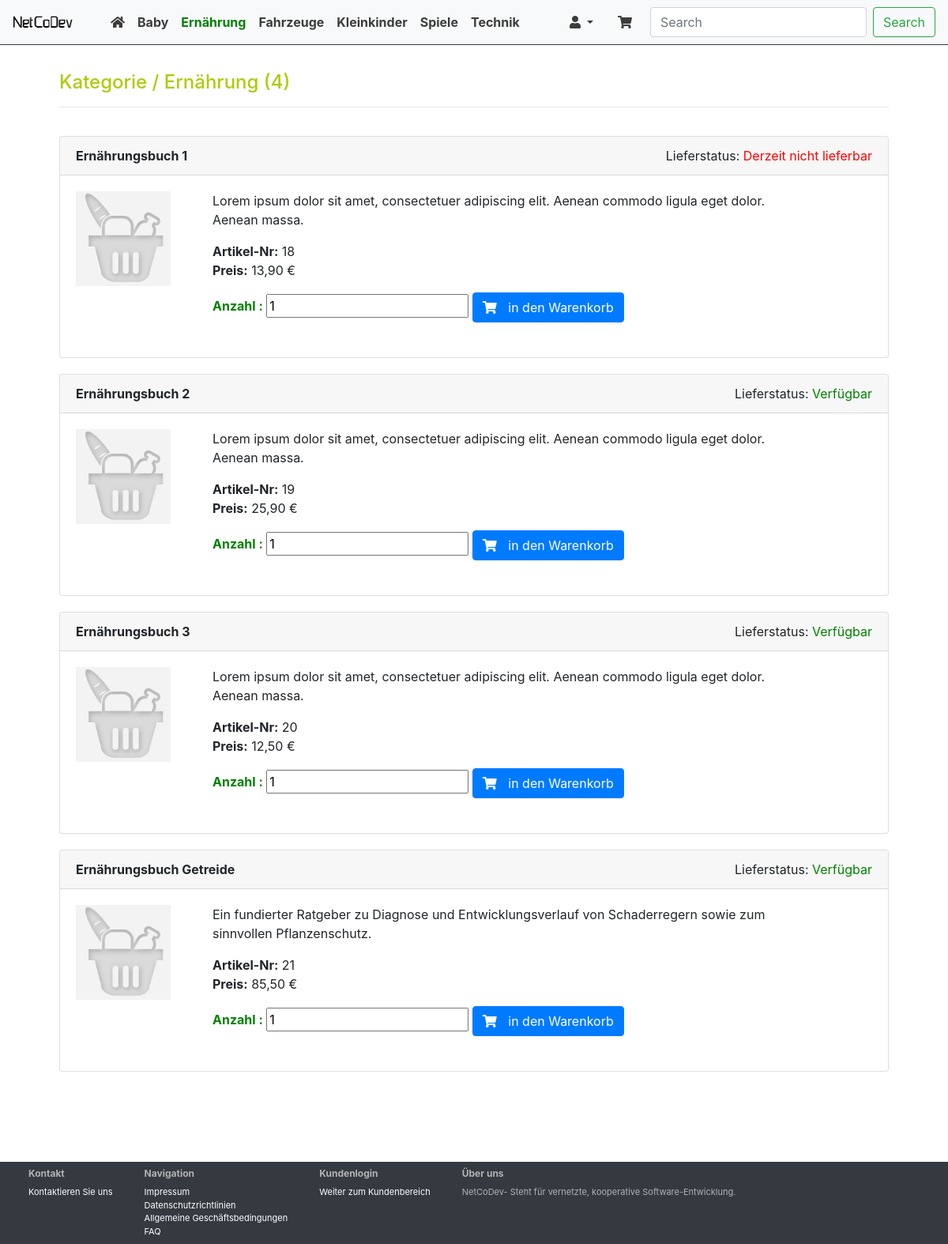
Page /index.php?rt=article&cat=6 on the earlier database version.
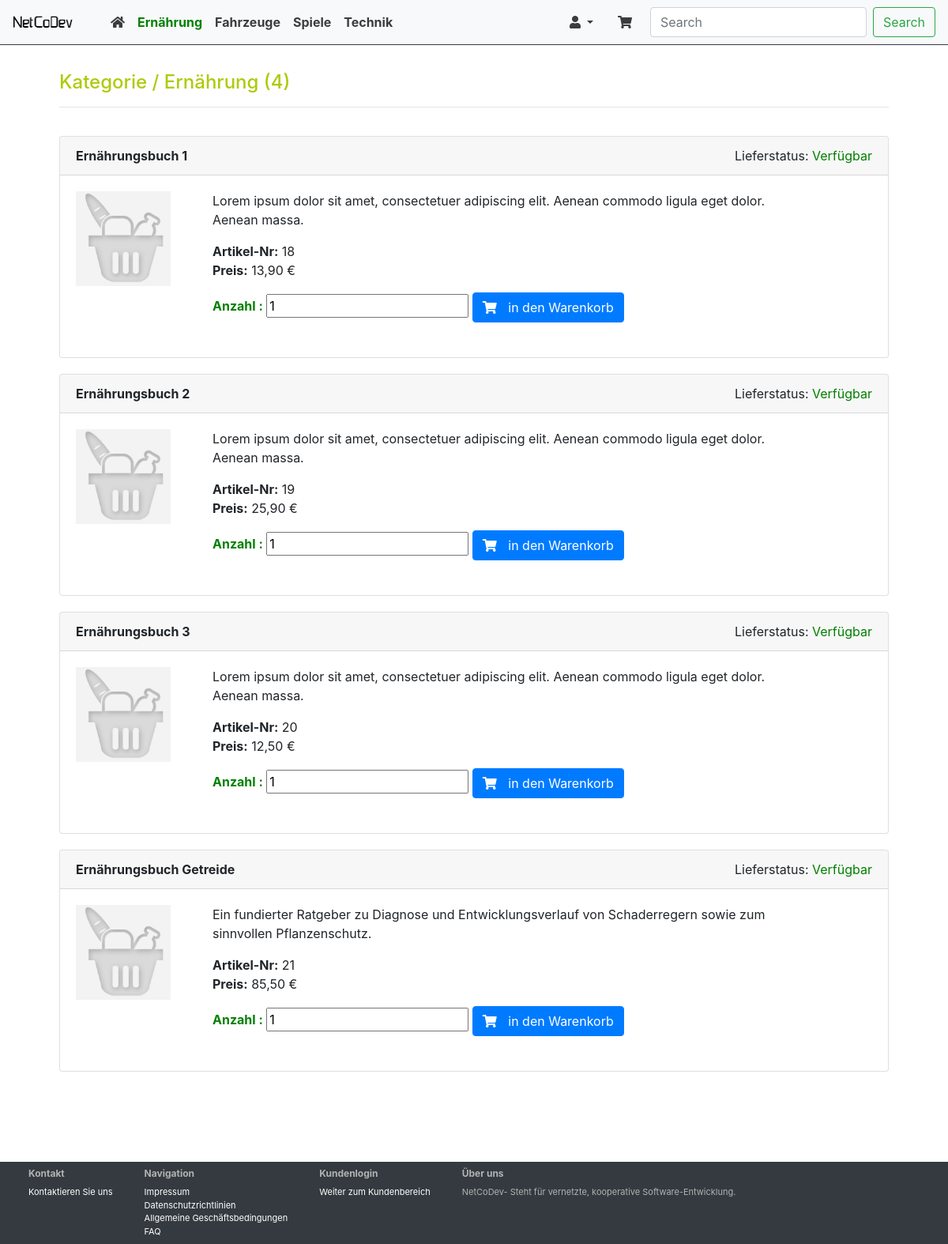
Same page on the later database version.
### tables this page shows
CREATE TABLE `categories` (
  `id` int(11) NOT NULL,
  `cat_name` varchar(250) NOT NULL,
  `description` text NOT NULL
);

CREATE TABLE `articles` (
  `id` int(11) NOT NULL,
  `article_name` varchar(100) NOT NULL,
  `article_description` varchar(150) NOT NULL,
  `price` decimal(10,2) NOT NULL,
  `image_url` varchar(250) NOT NULL,
  `delivery_status` int(1) NOT NULL DEFAULT '1'
);

### app/config/appConfig.php (called while the page is built, shortened)
<?php
$appConfig = [];
$appConfig['route'] = [
    'public' => [
        'home',
        'login',
        'logout',
        'article',
        'shopcart',
        'order',
        'aboutUs',
        'contact',
    ],
    'private' => [
        'payment',
        'profil',
    ],
    'admin' => [
        'shop',
        'user',
    ],
    'redirect' => [
        'payment' => 'login'
    ],
    'shopFallBack' => [
        'payment',
        'order'
    ],
    'fallback' => 'home',
];
$appConfig['view'] = [
    'url' => 'http://localhost/shop-dummy/index.php',
    'title' => 'NetCoDev / SHOP-Dummy',
    'appTpl' => 'app.tpl'
];
$appConfig['validation'] = [
    'login' => [
        'required' => ['email', 'pass']
    ],
    'articles' => [
        'required' => ['id', 'cat_id', 'article_name', 'article_description', 'price'],
        'optional' => ['image_url', 'delivery_status', 'cat_name', 'description'],
    ],
    'categories' => [
        'required' => ['cat_name', 'description'],
    ],
    'user_order' => [
        'required' => ['user_id', 'payment_type', 'order_price'],
    ],
    'user_order_article' => [
        'required' => ['user_order_id', 'article_id', 'article_price', 'amount'],
    ],
    'articles_map' => [
        'required' => ['article_id', 'cat_id'],
    ],
    'profil' => [
        'required' => ['id', 'email'],
    ],
];

### app/core/AppConfig.php (called while the page is built, shortened)
<?php
class AppConfig
{
    private static $config;
    public static function setConfig ($config)
    {
        self::$config = $config;
    }
    public static function getConfig ($configId = '', $props = [])
    {
        $result = self::$config;
        if (!empty($configId) && isset(self::$config[$configId])) {
            $result = self::$config[$configId];
        }
        return $result;
    }
}

### app/controller/RouteController.php (called while the page is built, shortened)
<?php
class RouteController
{
    private static $instance;
    private $routeUrl;
    private $route;
    private $request;
    private $config;
    public function __construct ()
    {
        $this->config =  AppConfig::getConfig();
        $this->routeUrl = $this->config['view']['url'];
        $this->route = '';
        $this->request = '';
    }
    public static function get_instance()
    {
        if( ! isset(self::$instance)){
            self::$instance = new RouteController();
        }
        return self::$instance;
    }
    public function isRequest ()
    {
        return (empty($this->request)) ? false : true;
    }
    public function setRoute ()
    {
        $route = (isset($_GET['rt']) && !empty(trim($_GET['rt']))) ? trim($_GET['rt']) : $this->config['route']['fallback'];
        $route = $this->getShopRoute($route);
        if ($route !== $this->config['route']['fallback']) {
            if (in_array($route, $this->config['route']['public'])) {
                $route = $this->getPublicRoute($route);
            } elseif (in_array($route, $this->config['route']['private'])) {
                $route = $this->getPrivateRoute($route);
            } elseif (in_array($route, $this->config['route']['admin'])) {
                $route = $this->getAdminRoute($route);
            } else {
                AppRedirect::setHeader($this->routeUrl);
            }
        }
        $this->route = $route;
    }
    public function setRequest ()
    {
        $this->request = (isset($_GET['rq']) && !empty(trim($_GET['rq']))) ? trim($_GET['rq']) : '';
    }
    private function setControllerAct ($controllerClass, $controllerInstance)
    {
        $act = (isset($_GET['act'])) ? 'set' . ucFirst(trim($_GET['act'])) : '';
    }
    public function getRoute ()
    {
        return $this->route;
    }
    public function getRouteController ()
    {
        $controllerClass = ucfirst($this->route).'Controller';
        $controllerInstance = new $controllerClass();
        return $controllerInstance;
    }
    private function getShopRoute ($route)
    {
        return $route;
    }
    private function getPublicRoute ($route)
    {
        return $route;
    }
}

### app/core/BaseView.php (called while the page is built)
<?php
class BaseView
{
    private static $instance;
    private $view;
    public function __construct () {
        $this->view = AppConfig::getConfig('view');
    }
    public static function get_instance(){
        if( ! isset(self::$instance)){self::$instance = new BaseView();}
        return self::$instance;
    }
    public function setView ($model)
    {
        if (is_array($model) && !empty($model)) {
            foreach($model as $key => $val) {
                $this->view[$key] = $val;
            }
        }
    }
    public function getView ()
    {
        return $this->view;
    }
}

### app/core/PDOHandler.php (called while the page is built, shortened)
<?php
 class PDOHandler
 {
    private static $instance;
    public function __construct () {
        try {
            $this->DB = new PDO(
                "mysql:host=".DB_HOST.";dbname=".DB_NAME.";charset=utf8",
                DB_USER,
                DB_PASS,
                array(PDO::MYSQL_ATTR_INIT_COMMAND => "SET NAMES 'utf8'")
            );
        } catch (PDOException $e)
        {
            $this->error[] = $e->getMessage();
        }
    }
    public static function get_instance(){
        if( ! isset(self::$instance)){self::$instance = new PDOHandler();}
        return self::$instance;
    }
 }

### app/controller/IndexController.php (called while the page is built, shortened)
<?php
class IndexController
{
    private static $instance;
    private $RouteController;
    private $View;
    private $CatModel;
    public function __construct ($appConfig)
    {
        $this->RouteController = RouteController::get_instance();
        $this->View = BaseView::get_instance();
        $this->CatModel = new CategoriesModel();
    }
    public static function get_instance($appConfig)
    {
        if( ! isset(self::$instance)){self::$instance = new IndexController($appConfig);}
        return self::$instance;
    }
    public function setRouteController ()
    {
        $this->RouteController->setRoute();
        $this->RouteController->setRequest();
        if ($this->RouteController->isRequest()) {
            return false;
        } else {
            $Controller = $this->RouteController->getRouteController();
            $this->View->setView([
                "page" => $this->RouteController->getRoute(),
                "cats" => $this->CatModel->getCategories()
            ]);
            $this->View->setView($Controller->getView());
            return true;
        }
    }
    public function getView ()
    {
        return $this->View->getView();
    }
}

### app/core/BaseModel.php (called while the page is built, shortened)
<?php
class BaseModel extends PDOHandler
 {
    protected $modelDB;
    protected $mysqlConfig;
    public function __construct () {
        $this->modelDB = parent::get_instance();
        $this->mysqlConfig = AppConfig::getConfig('mysql');
    }
    private function getConfigQuery ($sql, $queryId)
    {
        $result = '';
        if (isset($this->mysqlConfig[$sql][$queryId])) {
            $result = $this->mysqlConfig[$sql][$queryId];
        } elseif (!empty($sql) && empty($queryId)) {
            $result = $sql;
        }
        return $result;
    }
    protected function getQuery ($sql, $queryId = '', Array $bindParam=[], Bool $onlyOne = false)
    {
        $results = [];
        if (!$query = $this->getConfigQuery ($sql, $queryId)) {
            return $results;
        }
        try {
            $stat = $this->modelDB->DB->prepare($query);
            if (!empty($bindParam)) {
                $stat->execute($bindParam);
            } else {
                $stat->execute();
            }
            if ( (int) $stat->rowCount() > 0) {
                while($row = $stat->fetch(PDO::FETCH_ASSOC)) {
                    $results[] = $row;
                }
                if ($onlyOne ) {
                    $results = $results[0];
                }
            }
        } catch(PDOExecption $e) {
            $this->modelError[] = $e->getMessage();
        }
        return $results;
    }
 }

### app/model/CategoriesModel.php (called while the page is built, shortened)
<?php
class CategoriesModel extends BaseModel
{
    public function getCategories ()
    {
        return $this->getQuery("select", "categories");
    }
}

### app/core/AppSession.php (called while the page is built, shortened)
<?php
class AppSession
{
    public static function isUsersession ()
    {
        $isUserSession = false;
        return $isUserSession;
    }
    public static function hasValue ($key)
    {
        return (isset($_SESSION[$key]) && !empty($_SESSION[$key])) ? true : false;
    }
}

### app/controller/ArticleController.php (called while the page is built, shortened)
<?php
class ArticleController extends BaseController
{
    public function __construct ()
    {
        $this->Model = new ArticleModel();
        $articleCat = $this->Model->getArticleCat();
        $this->setView([
            'pageTitle' => 'Kategorie / '.$articleCat['cat_name'],
            'articles' => $this->Model->getArticles(),
            'articleCat' => $articleCat,
        ]);
    }
}

### app/model/ArticleModel.php (called while the page is built, shortened)
<?php
class ArticleModel extends BaseModel
{
    private $catId;
    public function __construct ()
    {
        $this->catId = (isset($_GET['cat']) && !empty(trim($_GET['cat']))) ? trim($_GET['cat']) : '';
    }
    public function getArticles ()
    {
        $queryId = ($this->catId === '') ? 'articles' : 'articlesByCatId';
        $param = ($this->catId === '') ? [] : [$this->catId];
        return $this->getQuery("select", $queryId, $param);
    }
    public function getArticleCat ()
    {
        return ($this->catId !== '') ? $this->getQuery("select", 'articleCat', [$this->catId], true) : [];
    }
}

### app/core/BaseController.php (called while the page is built, shortened)
<?php
class BaseController
{
    private $view;
    protected function setView ($view)
    {
        if (!is_array($this->view)) {
            $this->view = [];
        }
        if (is_array($view) && !empty($view)) {
            $this->view = array_merge($this->view, $view);
        }
    }
}

### app/view/article/articles.tpl.php (the view, shortened to what the rows shown need)
<div class="row bottom-buffer">
<?php if(isset($view['articles']) && !empty($view['articles'])):?>
    <?php foreach((array) $view['articles'] as $article):?>
    <div class="col-sm-12 col-md-12 bottom-buffer">
        <div class="card articel">
            <div class="card-header">
                <b><?=$article['article_name'];?></b>
                <div class="float-right">
                    Lieferstatus:
                    <?php if((int) $article['delivery_status'] === 1):?>
                    <span class="text-green">Verfügbar</span>
                    <?php else:?><span class="text-red">Derzeit nicht lieferbar</span>
                    <?php endif;?>
                </div>
            </div>
            <div class="card-body">
            <form action="<?=$view['url'];?>?rq=shopCart" method="post" class="formAjax" name="artclForm<?=$article['id'];?>">
                <dl class="row">
                    <dt class="col-sm-2"><img width="120" height="120" src="<?=IMAGE_URL.$article['image_url'];?>"></dt>
                    <dd class="col-sm-9">
                    <p class="card-text"><?=$article['article_description'];?></p>
                    <p class="card-text">
                        <b>Artikel-Nr:</b> <?=$article['id'];?><br>
                        <b>Preis:</b> <span id="price_sum"><?=$article['str_price'];?></span> €
                    </p>
                        <label for="article_count">Anzahl : </label>
                        <input type="number" name="article_count" id="article_count" min="1" value="1">
                        <button type="submit" class="btn btn-primary">
                            <i class="fa fa-shopping-cart" aria-hidden="true"></i> in den Warenkorb
                        </button>
                    </dd>
                </dl>
            </form>
            </div>
        </div>
    </div>
    <?php endforeach;?>
<?php endif;?>
</div>

### app/view/app/menu.page.tpl.php (shortened to what the rows shown need)
<ul class="navbar-nav mr-auto">
    <?php $active = ''; ?>
    <?php if(isset($view['cats']) && !empty($view['cats'])):?>
    <?php if($_SESSION['role'] === '1'):?>
    <?php $active = ($view['page'] === 'article') ? ' text-green' : '';?>
    <li class="nav-item dropdown">
            <a
                class="nav-link dropdown-toggle <?=$active;?>"
                data-toggle="dropdown"
                href="#"
                title="Produkte bearbeiten">
                Produkte
                <i class="fa fa-shopping-basket"></i>
            </a>
        <?php $active = ''; ?>
        <div class="dropdown-menu">
            <a class="dropdown-item" href="<?=$view['url'];?>?rt=shop&act=addArticle&cat=0">Neues Produkt</a>
        <?php foreach((array) $view['cats'] as $cat):?>
            <?php if(isset($view['articleCat']) && !empty($view['articleCat'])):?>
            <?php $active = ((int) $cat['id'] === (int) $view['articleCat']['id']) ? ' text-green' : ''; ?>
            <?php endif;?>
            <a class="dropdown-item <?=$active;?>" href="<?=$view['url'];?>?rt=shop&act=category&cat=<?=$cat['id'];?>"><?=$cat['cat_name'];?></a>
            <?php endforeach;?>
            <?php $active = ''; ?>
        </div>
    </li>
    <?php $active = ($view['page'] === 'users') ? ' text-green' : '';?>
    <li class="nav-item dropdown">
            <a
                class="nav-link dropdown-toggle <?=$active;?>"
                data-toggle="dropdown"
                href="#"
                title="Benutzer bearbeiten">
                Benutzer
                <i class="fa fa-users"></i>
            </a>
        <div class="dropdown-menu">
            <a class="dropdown-item" href="<?=$view['url'];?>?rt=user&act=allUser">Alle Benutzer</a>
            <a class="dropdown-item" href="<?=$view['url'];?>?rt=user&act=allOrder">Alle Bestellungen</a>
        </div>
    </li>
    <?php else:?>
    <?php foreach((array) $view['cats'] as $cat):?>
    <?php if(isset($view['articleCat']) && !empty($view['articleCat'])):?>
    <?php $active = ((int) $cat['id'] === (int) $view['articleCat']['id']) ? ' text-green' : ''; ?>
    <?php endif;?>
    <li class="nav-item">
        <a class="nav-link <?=$active;?>" href="<?=$view['url'];?>?rt=article&cat=<?=$cat['id'];?>"><?=$cat['cat_name'];?></a>
    </li>
    <?php endforeach;?>
    <?php endif;?>
    <?php endif;?>
</ul>

Differences in the rows shown:
removed categories: cat_name "Baby"
removed categories: cat_name "Kleinkinder"
changed articles "Ernährungsbuch 1": delivery_status "Derzeit nicht lieferbar" → "Verfügbar"
